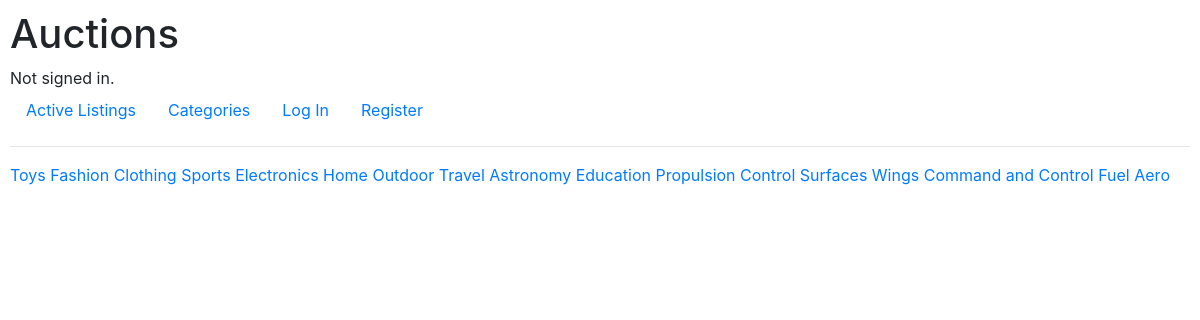
The page /categories on the database its author committed.
### auctions/models.py (models this page shows)
class Category(models.Model):
    categoryName = models.CharField(max_length=50)
    def __str__(self):
        return f"{self.categoryName}"

### auctions/views.py (the view)
# urls.py: path("categories", views.Categories, name="categories"),
def Categories(request):
    return render(request, "auctions/categories.html", {
        "categories": Category.objects.all()
    })

### auctions/templates/auctions/categories.html
{% extends "auctions/layout.html" %}
{% block body %}
    {% for category in categories %}
        <a href="category_list/{{category}}"> {{category}} </a>
    {% endfor %}
{% endblock %}

### auctions/templates/auctions/layout.html (shortened to what this page needs)
{% load static %}
<!DOCTYPE html>
<html lang="en">
    <head>
        <link rel="stylesheet" href="https://stackpath.bootstrapcdn.com/bootstrap/4.4.1/css/bootstrap.min.css">
        <link href="{% static 'auctions/styles.css' %}" rel="stylesheet">
    </head>
    <body>
        <h1>Auctions</h1>
        <div>
            {% if user.is_authenticated %}
                Signed in as <strong>{{ user.username }}</strong>.
            {% else %}
                Not signed in.
            {% endif %}
        </div>
        <ul class="nav">
            <li class="nav-item">
                <a class="nav-link" href="{% url 'index' %}">Active Listings</a>
            </li>
            <li class="nav-item">
                <a class="nav-link" href="{% url 'categories' %}">Categories</a>
            </li>
            {% if user.is_authenticated %}
                <li class="nav-item">
                    <a class="nav-link" href="{% url 'create_listing' %}">Create Listing</a>
                </li>
                <li class="nav-item">
                    <a class="nav-link" href="{% url 'watchlist' %}">Watchlist</a>
                </li>
                <li class="nav-item">
                    <a class="nav-link" href="{% url 'logout' %}">Log Out</a>
                </li>
            {% else %}
                <li class="nav-item">
                    <a class="nav-link" href="{% url 'login' %}">Log In</a>
                </li>
                <li class="nav-item">
                    <a class="nav-link" href="{% url 'register' %}">Register</a>
                </li>
            {% endif %}
        </ul>
        <hr>
        {% block body %}
        {% endblock %}
    </body>
</html>

### auctions/static/auctions/styles.css (style rules this page uses)
body { padding: 10px; }

### rows shown on the page
Category: categoryName "Toys"
Category: categoryName "Fashion"
Category: categoryName "Clothing"
Category: categoryName "Sports"
Category: categoryName "Electronics"
Category: categoryName "Home"
Category: categoryName "Outdoor"
Category: categoryName "Travel"
Category: categoryName "Astronomy"
Category: categoryName "Education"
Category: categoryName "Propulsion"
Category: categoryName "Control Surfaces"
Category: categoryName "Wings"
Category: categoryName "Command and Control"
Category: categoryName "Fuel"
Category: categoryName "Aero"
